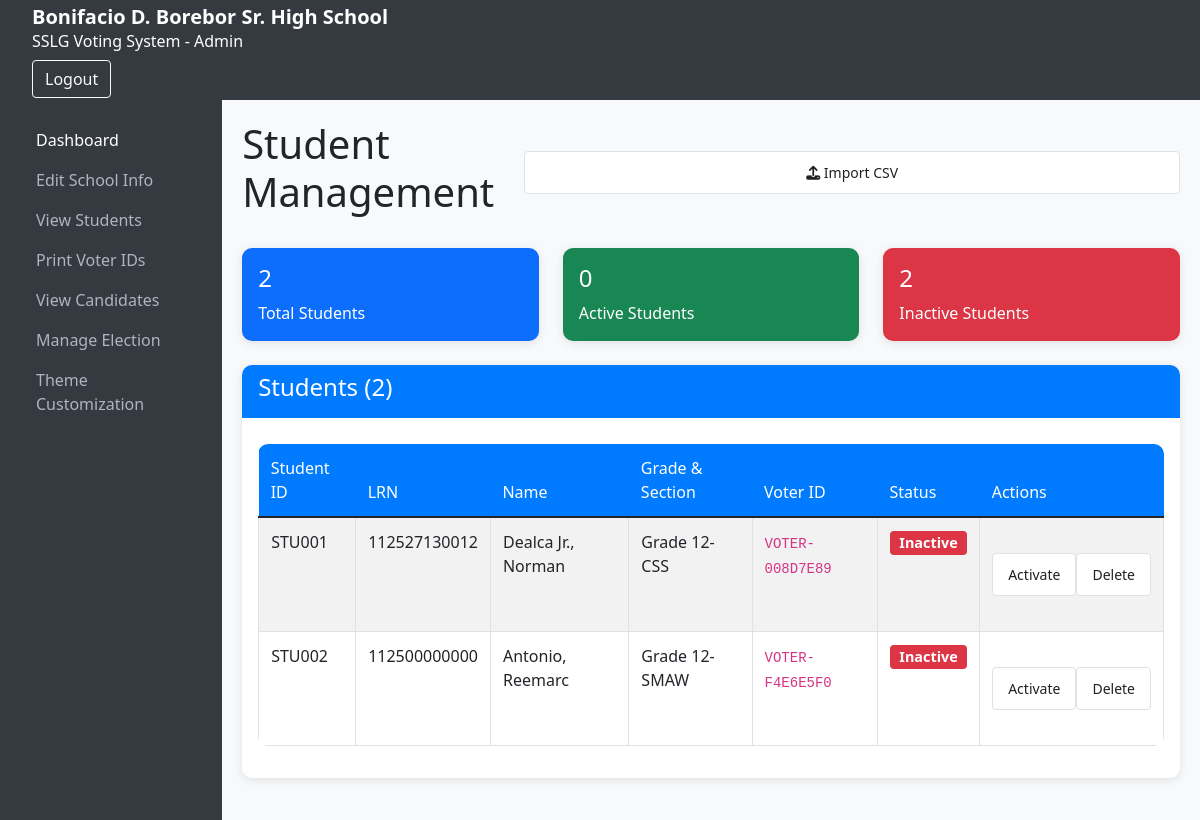
The page /admin/students.php (signed in) on the database as committed earlier.
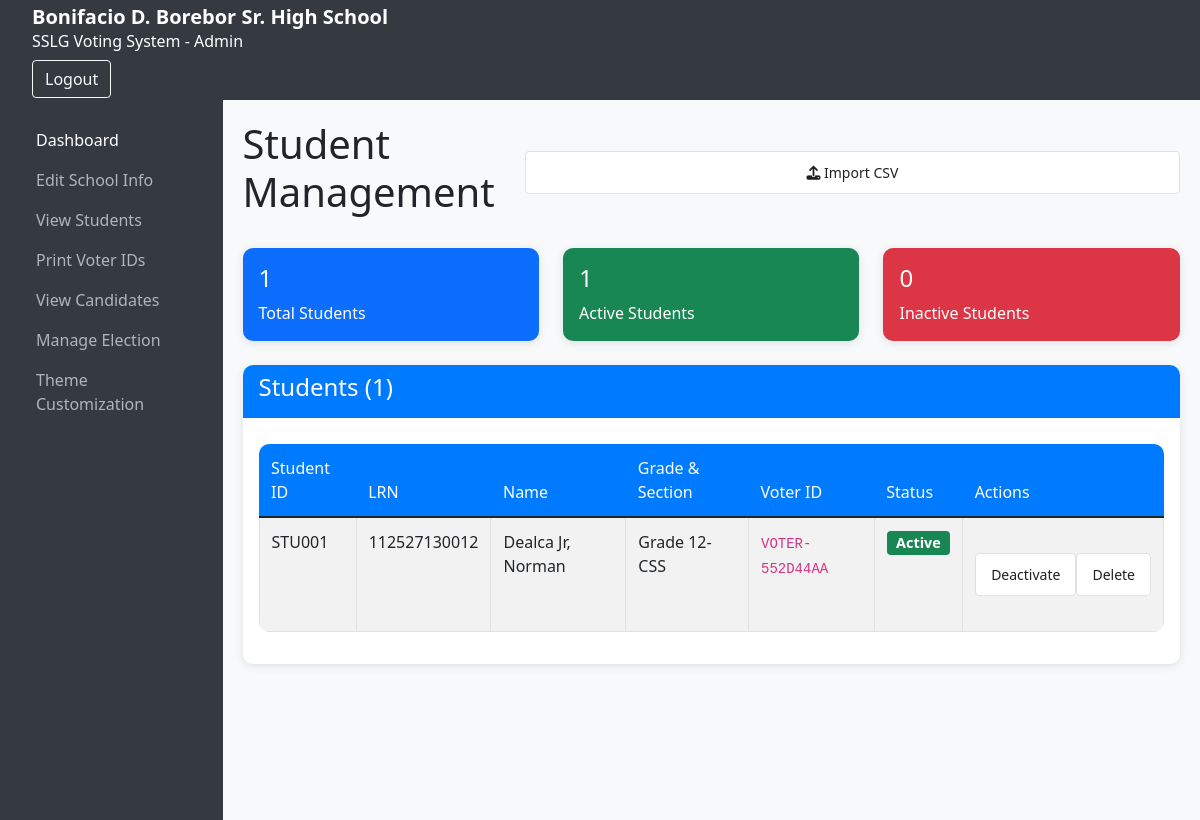
The same page on the database as committed later.
### tables this page shows
CREATE TABLE users (
            id INTEGER PRIMARY KEY AUTOINCREMENT,
            student_id TEXT NOT NULL UNIQUE,
            password_hash TEXT NOT NULL,
            role TEXT NOT NULL DEFAULT 'voter',
            first_name TEXT,
            last_name TEXT,
            grade TEXT,
            section TEXT,
            is_active INTEGER NOT NULL DEFAULT 1,
            voter_id_card TEXT UNIQUE,
            created_at TEXT DEFAULT CURRENT_TIMESTAMP,
            updated_at TEXT DEFAULT CURRENT_TIMESTAMP
        , token_validated INTEGER DEFAULT 0, track TEXT, lrn VARCHAR(20) DEFAULT NULL);

### admin/students.php (the view, shortened to what this page needs)
<?php
$db = getDBConnection();
$students = $db->query("SELECT * FROM users WHERE role = 'voter' ORDER BY grade, section, last_name, first_name")->fetchAll();
$total_students = count($students);
$active_students = count(array_filter($students, fn($s) => $s['is_active']));
$inactive_students = $total_students - $active_students;
include '../includes/admin_header.php';
include '../includes/admin_sidebar.php';
?>
<div class="admin-content">
    <div class="d-flex justify-content-between align-items-center mb-4">
        <h1>Student Management</h1>
        <button type="button" class="btn btn-primary" data-bs-toggle="modal" data-bs-target="#importModal">
            <i class="fas fa-upload"></i> Import CSV
        </button>
    </div>
    <div class="row mb-4">
        <div class="col-md-4">
            <div class="card bg-primary text-white">
                <div class="card-body">
                    <h4><?php echo $total_students; ?></h4>
                    <p class="mb-0">Total Students</p>
                </div>
            </div>
        </div>
        <div class="col-md-4">
            <div class="card bg-success text-white">
                <div class="card-body">
                    <h4><?php echo $active_students; ?></h4>
                    <p class="mb-0">Active Students</p>
                </div>
            </div>
        </div>
        <div class="col-md-4">
            <div class="card bg-danger text-white">
                <div class="card-body">
                    <h4><?php echo $inactive_students; ?></h4>
                    <p class="mb-0">Inactive Students</p>
                </div>
            </div>
        </div>
    </div>
    <div class="card">
        <div class="card-header">
            <h4>Students (<?php echo $total_students; ?>)</h4>
        </div>
        <div class="card-body">
            <div class="table-responsive">
                <table class="table table-striped">
                    <thead>
                        <tr>
                            <th>Student ID</th>
                            <th>LRN</th>
                            <th>Name</th>
                            <th>Grade & Section</th>
                            <th>Voter ID</th>
                            <th>Status</th>
                            <th>Actions</th>
                        </tr>
                    </thead>
                    <tbody>
                        <?php foreach ($students as $student): ?>
                            <tr>
                                <td><?php echo htmlspecialchars($student['student_id']); ?></td>
                                <td><?php echo htmlspecialchars($student['lrn'] ?? ''); ?></td>
                                <td><?php echo htmlspecialchars($student['last_name'] . ', ' . $student['first_name']); ?></td>
                                <td><?php echo htmlspecialchars('Grade ' . $student['grade'] . '-' . $student['section']); ?></td>
                                <td><code><?php echo htmlspecialchars($student['voter_id_card']); ?></code></td>
                                <td>
                                    <span class="badge <?php echo $student['is_active'] ? 'bg-success' : 'bg-danger'; ?>">
                                        <?php echo $student['is_active'] ? 'Active' : 'Inactive'; ?>
                                    </span>
                                </td>
                                <td>
                                    <div class="btn-group btn-group-sm">
                                        <form method="POST" class="d-inline">
                                            <button type="submit" class="btn btn-outline-<?php echo $student['is_active'] ? 'warning' : 'success'; ?> btn-sm">
                                                <?php echo $student['is_active'] ? 'Deactivate' : 'Activate'; ?>
                                            </button>
                                        </form>
                                        <form method="POST" class="d-inline" onsubmit="return confirm('Are you sure you want to delete this student? This action cannot be undone.')">
                                            <button type="submit" class="btn btn-outline-danger btn-sm">Delete</button>
                                        </form>
                                    </div>
                                </td>
                            </tr>
                        <?php endforeach; ?>
                    </tbody>
                </table>
            </div>
        </div>
    </div>
</div>
<?php include __DIR__ . '/../includes/admin_footer.php'; ?>

### includes/admin_header.php (shortened to what this page needs)
<!DOCTYPE html>
<html lang="en">
<head>
    <link href="https://cdn.jsdelivr.net/npm/bootstrap@5.1.3/dist/css/bootstrap.min.css" rel="stylesheet">
    <link rel="stylesheet" href="https://cdnjs.cloudflare.com/ajax/libs/font-awesome/6.1.1/css/all.min.css">
    <link href="../assets/css/style.css" rel="stylesheet">
    <link href="../assets/css/admin_style.css" rel="stylesheet">
</head>
<body>
    <header class="admin-header">
        <div class="container-fluid">
            <a class="navbar-brand" href="index.php"><?php echo SCHOOL_NAME; ?></a>
            <h6>SSLG Voting System - Admin</h6>
            <div class="d-flex">
                <a href="../logout.php" class="btn btn-outline-light">Logout</a>
            </div>
        </div>
    </header>
    <div class="admin-wrapper">

### includes/admin_sidebar.php
<aside class="admin-sidebar">
    <nav class="nav flex-column">
        <a class="nav-link active" href="index.php">Dashboard</a>
        <a class="nav-link" href="school.php">Edit School Info</a>
        <a class="nav-link" href="students.php">View Students</a>
        <a class="nav-link" href="print_ids.php">Print Voter IDs</a>
        <a class="nav-link" href="candidates.php">View Candidates</a>
        <a class="nav-link" href="election.php">Manage Election</a>
        <a class="nav-link" href="theme.php">Theme Customization</a>
    </nav>
</aside>
<main class="admin-main">

### includes/admin_footer.php (shortened to what this page needs)
</main>
    </div>
</body>
</html>

### assets/css/style.css (style rules this page uses)
body { font-family: 'Segoe UI', Tahoma, Geneva, Verdana, sans-serif; background-color: #f8f9fa; }
.navbar-brand { font-weight: bold; }
.card { border: none; border-radius: 10px; box-shadow: 0 2px 10px rgba(0, 0, 0, 0.1); }
.card-header { background-color: #007bff; color: white; border-radius: 10px 10px 0 0 !important; border: none; }
.btn-primary { background-color: #007bff; border-color: #007bff; border-radius: 5px; }
.table { border-radius: 10px; overflow: hidden; }
.table thead th { background-color: #007bff; color: white; border: none; }
.badge { font-size: 0.9em; }

### assets/css/admin_style.css (style rules this page uses)
body { background-color: #f8f9fa; }
.admin-wrapper { display: flex; min-height: 90vh; }
.admin-header { width: auto; height: 100px; background-color: #343a40; color: #fff; padding: 10px 20px; display: flex; justify-content: space-between; align-items: center; }
.admin-header .navbar-brand { color: #fff; }
.admin-sidebar { width: auto; height: auto; background-color: #343a40; padding: 20px; display: flex; flex-direction: column; }
.admin-sidebar .nav-link { color: #adb5bd; }
.admin-sidebar .nav-link.active, .admin-sidebar .nav-link:hover { color: #fff; }
.admin-main { flex-grow: 1; padding: 20px; }

### includes/admin_header.php (style rules this page uses)
.admin-content .btn-group { margin: 15px 0; }
.admin-content .btn { display: block; width: 100%; padding: 10px 15px; margin: 8px 0; border: 1px solid #dfe1e5; border-radius: 4px; text-decoration: none; text-align: center; font-size: 14px; color: #202124; background: white; transition: all 0.2s ease; }
.admin-content table { width: 100%; border-collapse: collapse; margin-top: 10px; }
.admin-content th, .admin-content td { border: 1px solid #dfe1e5; padding: 12px; text-align: left; }
.admin-content th { background-color: #f8f9fa; font-weight: 500; }

Rows that differ between the two databases and show on the page:
removed users: is_active "0", student "STU001", lrn "112527130012", last_name+first_name "Dealca Jr., Norman", grade+section "Grade 12-CSS", voter_id_card "VOTER-008D7E89", shows "Inactive", shows "Activate"
removed users: student "STU002", lrn "112500000000", last_name+first_name "Antonio, Reemarc", grade+section "Grade 12-SMAW", voter_id_card "VOTER-F4E6E5F0", is_active "Inactive"
added users: is_active "1", is_active "0", student "STU001", lrn "112527130012", last_name+first_name "Dealca Jr, Norman", grade+section "Grade 12-CSS", voter_id_card "VOTER-552D44AA", shows "Active", shows "Deactivate"
Other text that changed with them:
$total_students: "2" → "1"
$inactive_students: "2" → (not shown)
